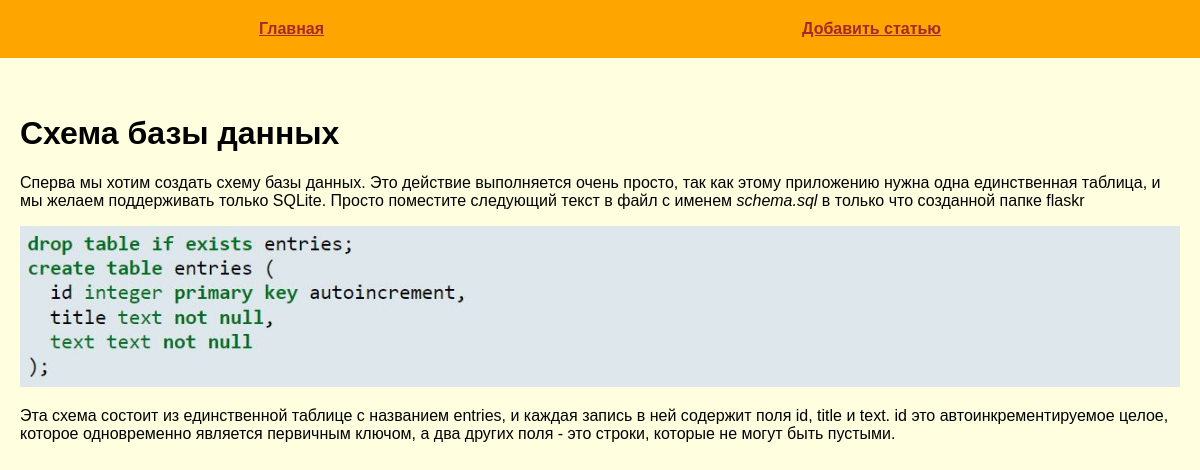
The app's page /post/framework-flask-database with its own data.
### tables this page shows
CREATE TABLE mainmenu(
    id INTEGER PRIMARY KEY AUTOINCREMENT,
    title TEXT NOT NULL,
    url TEXT NOT NULL
);

CREATE TABLE posts(
    id INTEGER PRIMARY KEY AUTOINCREMENT,
    title TEXT NOT NULL,
    text TEXT NOT NULL,
    url TEXT NOT NULL unique,
    time INTEGER NOT NULL
);

### flsk/flsite.py (the view)
@app.route("/post/<alias>")
def show_post(alias):
    db = get_db()
    dbase = FDataBase(db)
    title, post = dbase.get_post(alias)
    if not title:
        abort(404)
    return render_template('post.html', title=title, post=post, menu=dbase.get_menu())

### flsk/FDataBase.py (called while the page is built)
    def get_menu(self):
        sql = "SELECT * FROM mainmenu"
        try:
            self.__cur.execute(sql)
            res = self.__cur.fetchall()
            if res:
                return res
        except IOError:
            print("Ошибка чтения из БД")
        return []

    def get_post(self, alias):
        try:
            self.__cur.execute(f"SELECT title, text FROM posts WHERE url LIKE '{alias}' LIMIT 1")
            res = self.__cur.fetchone()
            if res:
                return res
        except sqlite3.Error as e:
            print("Ошибка получения статьи из БД " + str(e))
        return False, False

### flsk/flsite.py (called while the page is built)
def connect_db():
    con = sqlite3.connect(app.config['DATABASE'])
    con.row_factory = sqlite3.Row
    return con

def get_db():
    if not hasattr(g, 'link_db'):
        g.link_db = connect_db()
    return g.link_db

### flsk/templates/post.html
{% extends 'base.html' %}
{% block content %}
{{ super() }}
{{ post|safe }}
{% endblock content %}

### flsk/templates/base.html (shortened to what this page needs)
<!DOCTYPE html>
<html lang="en">
<head>
    <link rel="stylesheet" href="{{ url_for('static', filename='css/style.css') }}">
</head>
<body>
{% block content %}
  {% block mainmenu%}
    <ul class="menu">
        {% for m in menu %}
        <li><a href="{{ m.url }}">{{ m.title }}</a></li>
        {% endfor %}
    </ul>
  {% endblock mainmenu%}
<div class="content">
    {% if title %}
    <h1>{{ title }}</h1>
    {% else %}
    <h1>Про Flask</h1>
    {% endif %}
{% endblock content %}
</div>
</body>
</html>

### flsk/static/css/style.css (style rules this page uses)
body { background: lightyellow; margin: 0; padding: 0; font-family: Verdana, Geneva, Tahoma, sans-serif; }
.menu { display: flex; justify-content: space-around; list-style: none; background: orange; padding: 20px; margin-top: 0; }
.content { max-width: 1200px; margin: 0 auto; padding: 20px; box-sizing: border-box; }
.menu a { font-weight: bold; color: brown; }
ul { list-style: none; padding: 0; }

### records on screen
mainmenu: title "Главная"
mainmenu: title "Добавить статью"
posts: title "Схема базы данных", text "Сперва мы хотим создать схему базы данных. Это действие выполняется очень просто, так как этому приложению нужна одна единственная таблица, и мы желаем поддерживать только SQLite. Просто поместите следующий текст в файл с именем schema.sql в только что созданной папке flaskr Эта схема состоит из единственной таблице с названием entries, и каждая запись в ней содержит поля id, title и text. id это автоинкрементируемое целое, которое одновременно является первичным ключом, а два других поля - это строки, которые не могут быть пустыми.", text (picture)
